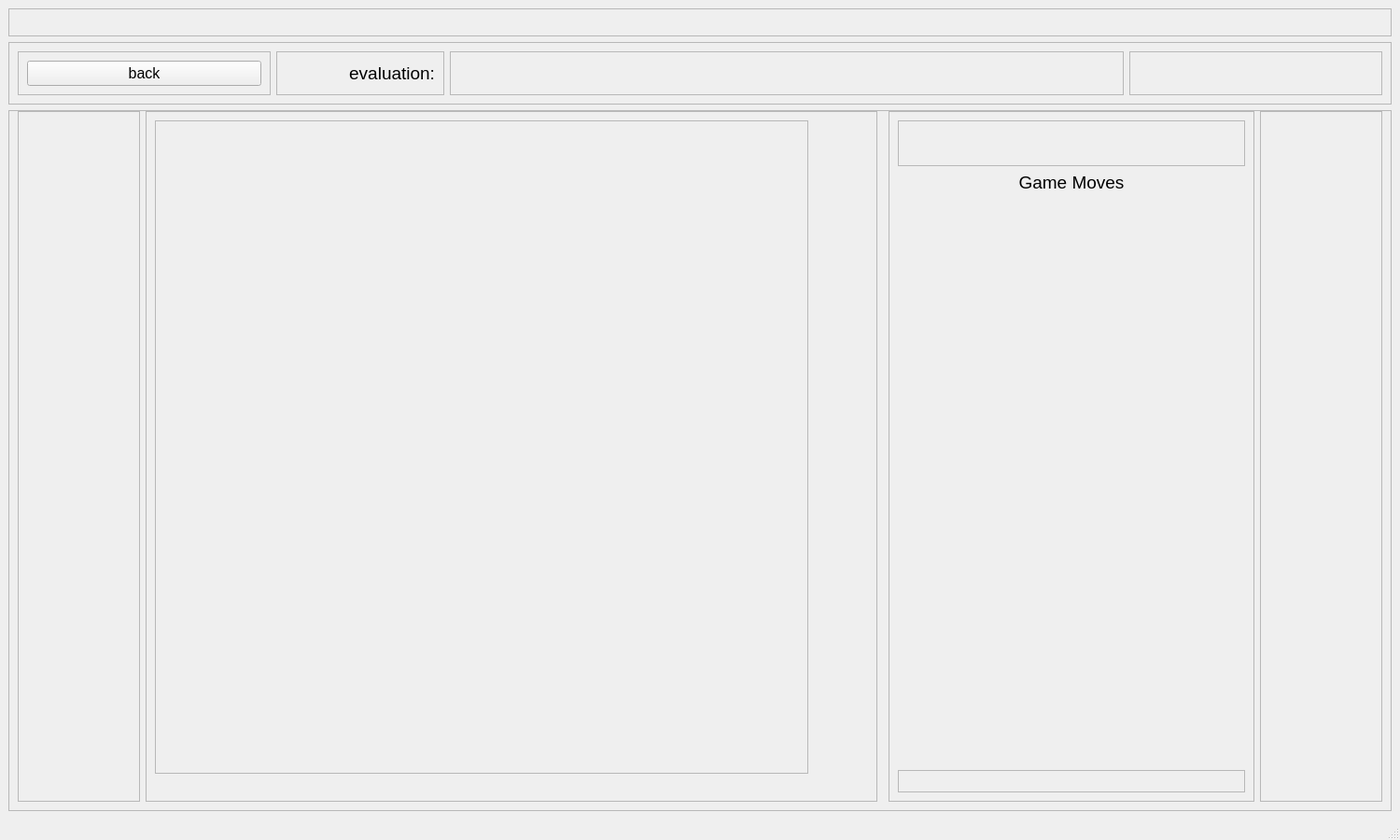
<?xml version="1.0" encoding="UTF-8"?>
<ui version="4.0">
 <class>BoardScreen</class>
 <widget class="QMainWindow" name="BoardScreen">
  <property name="geometry">
   <rect>
    <x>0</x>
    <y>0</y>
    <width>1500</width>
    <height>900</height>
   </rect>
  </property>
  <property name="windowTitle">
   <string>MainWindow</string>
  </property>
  <widget class="QWidget" name="centralwidget">
   <layout class="QVBoxLayout" name="verticalLayout" stretch="1,2,25">
    <item>
     <widget class="QFrame" name="frm_spacer_3">
      <property name="frameShape">
       <enum>QFrame::StyledPanel</enum>
      </property>
      <property name="frameShadow">
       <enum>QFrame::Raised</enum>
      </property>
     </widget>
    </item>
    <item>
     <widget class="QFrame" name="frame_2">
      <property name="frameShape">
       <enum>QFrame::StyledPanel</enum>
      </property>
      <property name="frameShadow">
       <enum>QFrame::Raised</enum>
      </property>
      <layout class="QHBoxLayout" name="horizontalLayout" stretch="3,2,8,3">
       <item>
        <widget class="QFrame" name="frame_3">
         <property name="frameShape">
          <enum>QFrame::StyledPanel</enum>
         </property>
         <property name="frameShadow">
          <enum>QFrame::Raised</enum>
         </property>
         <layout class="QVBoxLayout" name="verticalLayout_2">
          <item>
           <widget class="QPushButton" name="btn_closeWindow">
            <property name="font">
             <font>
              <pointsize>12</pointsize>
             </font>
            </property>
            <property name="text">
             <string>back</string>
            </property>
           </widget>
          </item>
         </layout>
        </widget>
       </item>
       <item>
        <widget class="QFrame" name="frame_4">
         <property name="frameShape">
          <enum>QFrame::StyledPanel</enum>
         </property>
         <property name="frameShadow">
          <enum>QFrame::Raised</enum>
         </property>
         <layout class="QVBoxLayout" name="verticalLayout_4">
          <item>
           <widget class="QLabel" name="label_2">
            <property name="font">
             <font>
              <pointsize>14</pointsize>
             </font>
            </property>
            <property name="text">
             <string>evaluation:</string>
            </property>
            <property name="alignment">
             <set>Qt::AlignRight|Qt::AlignTrailing|Qt::AlignVCenter</set>
            </property>
           </widget>
          </item>
         </layout>
        </widget>
       </item>
       <item>
        <widget class="QFrame" name="frm_eval">
         <property name="frameShape">
          <enum>QFrame::StyledPanel</enum>
         </property>
         <property name="frameShadow">
          <enum>QFrame::Raised</enum>
         </property>
         <layout class="QHBoxLayout" name="horizontalLayout_3"/>
        </widget>
       </item>
       <item>
        <widget class="QFrame" name="frame_5">
         <property name="frameShape">
          <enum>QFrame::StyledPanel</enum>
         </property>
         <property name="frameShadow">
          <enum>QFrame::Raised</enum>
         </property>
        </widget>
       </item>
      </layout>
     </widget>
    </item>
    <item>
     <widget class="QFrame" name="frame">
      <property name="frameShape">
       <enum>QFrame::StyledPanel</enum>
      </property>
      <property name="frameShadow">
       <enum>QFrame::Raised</enum>
      </property>
      <layout class="QHBoxLayout" name="horizontalLayout_2" stretch="1,6,0,3,1">
       <property name="topMargin">
        <number>0</number>
       </property>
       <item>
        <widget class="QFrame" name="frame_6">
         <property name="frameShape">
          <enum>QFrame::StyledPanel</enum>
         </property>
         <property name="frameShadow">
          <enum>QFrame::Raised</enum>
         </property>
        </widget>
       </item>
       <item>
        <widget class="QFrame" name="frame_7">
         <property name="frameShape">
          <enum>QFrame::StyledPanel</enum>
         </property>
         <property name="frameShadow">
          <enum>QFrame::Raised</enum>
         </property>
         <widget class="QFrame" name="frmBoard">
          <property name="geometry">
           <rect>
            <x>10</x>
            <y>10</y>
            <width>700</width>
            <height>700</height>
           </rect>
          </property>
          <property name="sizePolicy">
           <sizepolicy hsizetype="Maximum" vsizetype="Maximum">
            <horstretch>0</horstretch>
            <verstretch>0</verstretch>
           </sizepolicy>
          </property>
          <property name="minimumSize">
           <size>
            <width>700</width>
            <height>700</height>
           </size>
          </property>
          <property name="maximumSize">
           <size>
            <width>700</width>
            <height>700</height>
           </size>
          </property>
          <property name="frameShape">
           <enum>QFrame::StyledPanel</enum>
          </property>
          <property name="frameShadow">
           <enum>QFrame::Raised</enum>
          </property>
         </widget>
        </widget>
       </item>
       <item>
        <widget class="QFrame" name="frame_9">
         <property name="frameShape">
          <enum>QFrame::StyledPanel</enum>
         </property>
         <property name="frameShadow">
          <enum>QFrame::Raised</enum>
         </property>
        </widget>
       </item>
       <item>
        <widget class="QFrame" name="frm_moves">
         <property name="frameShape">
          <enum>QFrame::StyledPanel</enum>
         </property>
         <property name="frameShadow">
          <enum>QFrame::Raised</enum>
         </property>
         <layout class="QVBoxLayout" name="verticalLayout_3" stretch="2,0,25,1">
          <item>
           <widget class="QFrame" name="frm_spacer">
            <property name="frameShape">
             <enum>QFrame::StyledPanel</enum>
            </property>
            <property name="frameShadow">
             <enum>QFrame::Raised</enum>
            </property>
           </widget>
          </item>
          <item>
           <widget class="QLabel" name="label">
            <property name="font">
             <font>
              <pointsize>14</pointsize>
             </font>
            </property>
            <property name="text">
             <string>Game Moves</string>
            </property>
            <property name="alignment">
             <set>Qt::AlignCenter</set>
            </property>
           </widget>
          </item>
          <item>
           <widget class="QLabel" name="lbl_moveDisplay">
            <property name="font">
             <font>
              <pointsize>14</pointsize>
             </font>
            </property>
            <property name="text">
             <string/>
            </property>
            <property name="alignment">
             <set>Qt::AlignLeading|Qt::AlignLeft|Qt::AlignTop</set>
            </property>
            <property name="margin">
             <number>5</number>
            </property>
           </widget>
          </item>
          <item>
           <widget class="QFrame" name="frm_spacer_2">
            <property name="frameShape">
             <enum>QFrame::StyledPanel</enum>
            </property>
            <property name="frameShadow">
             <enum>QFrame::Raised</enum>
            </property>
           </widget>
          </item>
         </layout>
        </widget>
       </item>
       <item>
        <widget class="QFrame" name="frame_8">
         <property name="frameShape">
          <enum>QFrame::StyledPanel</enum>
         </property>
         <property name="frameShadow">
          <enum>QFrame::Raised</enum>
         </property>
        </widget>
       </item>
      </layout>
     </widget>
    </item>
   </layout>
  </widget>
  <widget class="QMenuBar" name="menubar">
   <property name="geometry">
    <rect>
     <x>0</x>
     <y>0</y>
     <width>1500</width>
     <height>25</height>
    </rect>
   </property>
  </widget>
  <widget class="QStatusBar" name="statusbar"/>
 </widget>
 <resources/>
 <connections/>
</ui>
